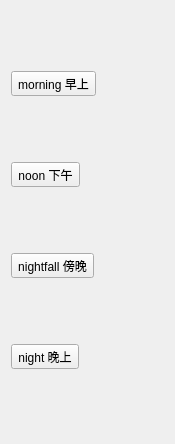
<?xml version="1.0" encoding="UTF-8"?>
<ui version="4.0">
 <class>turm_table_tool_qwidget</class>
 <widget class="QWidget" name="turm_table_tool_qwidget">
  <property name="geometry">
   <rect>
    <x>0</x>
    <y>0</y>
    <width>175</width>
    <height>444</height>
   </rect>
  </property>
  <property name="windowTitle">
   <string>Form</string>
  </property>
  <layout class="QVBoxLayout" name="verticalLayout">
   <item>
    <widget class="QToolButton" name="moring_toolButton">
     <property name="text">
      <string>morning 早上</string>
     </property>
     <property name="icon">
      <iconset resource="../resources/turn_table_tooll_qrc.qrc">
       <normaloff>:/icon/morning.png</normaloff>:/icon/morning.png</iconset>
     </property>
     <property name="iconSize">
      <size>
       <width>150</width>
       <height>80</height>
      </size>
     </property>
     <property name="toolButtonStyle">
      <enum>Qt::ToolButtonTextUnderIcon</enum>
     </property>
    </widget>
   </item>
   <item>
    <widget class="QToolButton" name="noon_toolButton">
     <property name="text">
      <string>noon 下午</string>
     </property>
     <property name="icon">
      <iconset resource="../resources/turn_table_tooll_qrc.qrc">
       <normaloff>:/icon/noon.png</normaloff>:/icon/noon.png</iconset>
     </property>
     <property name="iconSize">
      <size>
       <width>150</width>
       <height>80</height>
      </size>
     </property>
     <property name="toolButtonStyle">
      <enum>Qt::ToolButtonTextUnderIcon</enum>
     </property>
    </widget>
   </item>
   <item>
    <widget class="QToolButton" name="nightfall_toolButton">
     <property name="text">
      <string>nightfall 傍晚</string>
     </property>
     <property name="icon">
      <iconset resource="../resources/turn_table_tooll_qrc.qrc">
       <normaloff>:/icon/nightfall.png</normaloff>:/icon/nightfall.png</iconset>
     </property>
     <property name="iconSize">
      <size>
       <width>150</width>
       <height>80</height>
      </size>
     </property>
     <property name="toolButtonStyle">
      <enum>Qt::ToolButtonTextUnderIcon</enum>
     </property>
    </widget>
   </item>
   <item>
    <widget class="QToolButton" name="night_toolButton">
     <property name="text">
      <string>night 晚上</string>
     </property>
     <property name="icon">
      <iconset resource="../resources/turn_table_tooll_qrc.qrc">
       <normaloff>:/icon/night.png</normaloff>:/icon/night.png</iconset>
     </property>
     <property name="iconSize">
      <size>
       <width>150</width>
       <height>80</height>
      </size>
     </property>
     <property name="toolButtonStyle">
      <enum>Qt::ToolButtonTextUnderIcon</enum>
     </property>
    </widget>
   </item>
  </layout>
 </widget>
 <resources>
  <include location="../resources/turn_table_tooll_qrc.qrc"/>
 </resources>
 <connections/>
</ui>
